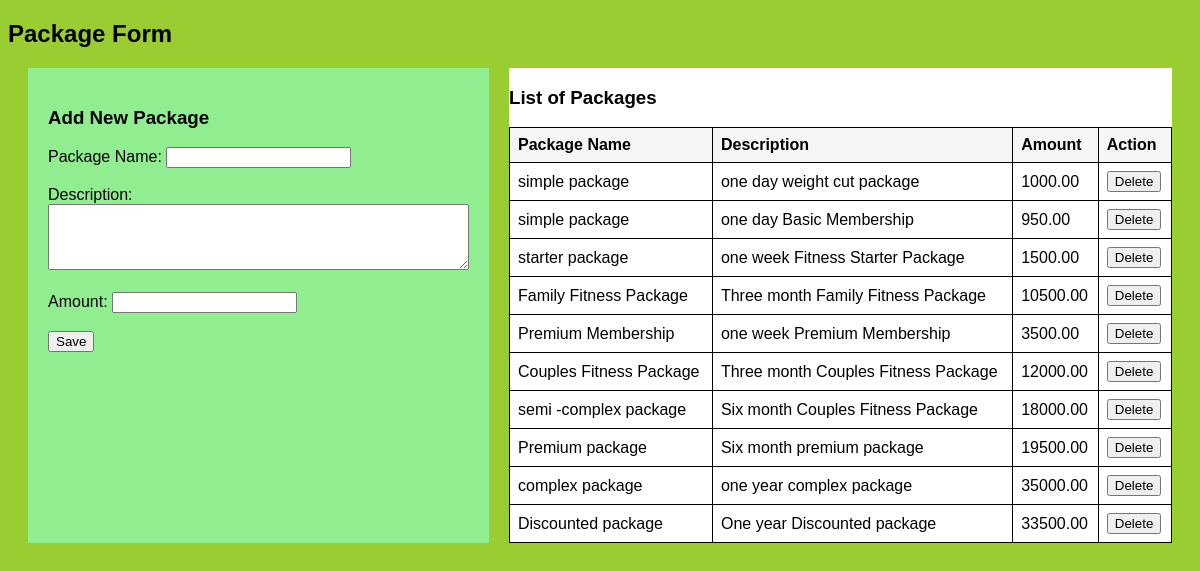
/package.php, run on the app's committed database.
### tables this page shows
CREATE TABLE `packages` (
  `package_id` int(11) NOT NULL,
  `name` varchar(255) NOT NULL,
  `description` varchar(255) NOT NULL,
  `amount` decimal(10,2) NOT NULL
);

### package.php (the view, shortened to what this page needs)
<!DOCTYPE html>
<html lang="en">
<head>
</head>
<body>
    <h2>Package Form</h2>
    <div class="container">
        <div class="form-container">
            <h3>Add New Package</h3>
            <form action="process_package.php" method="post" onsubmit="return validateForm()">
                <label for="name">Package Name:</label>
                <input type="text" name="name" id="name" required><br>
                <span class="error-message" id="name-error"></span><br>
                <label for="description">Description:</label><br>
                <textarea name="description" id="description" rows="4" cols="50" required></textarea><br>
                <span class="error-message" id="description-error"></span><br>
                <label for="amount">Amount:</label>
                <input type="number" name="amount" id="amount" required><br>
                <span class="error-message" id="amount-error"></span><br>
                <button type="submit">Save</button>
            </form>
        </div>
        <div class="package-list">
            <h3>List of Packages</h3>
            <table>
                <thead>
                    <tr>
                        <th>Package Name</th>
                        <th>Description</th>
                        <th>Amount</th>
                        <th>Action</th>
                    </tr>
                </thead>
                <tbody>
                    <?php
                    $host = "localhost";
                    $username_db = "root";
                    $password_db = "";
                    $database = "thegymdb";
                    $con = mysqli_connect($host, $username_db, $password_db, $database);
                    if (!$con) {
                        echo "<tr><td colspan='4'>Failed to connect to the database</td></tr>";
                    } else {
$query = "SELECT * FROM packages";
$result = mysqli_query($con, $query);
if (mysqli_num_rows($result) > 0) {
    while ($row = mysqli_fetch_assoc($result)) {
        echo "<tr id='package-" . $row['package_id'] . "'>";
        echo "<td>{$row['name']}</td>";
        echo "<td>{$row['description']}</td>";
        echo "<td>{$row['amount']}</td>";
        echo "<td><button onclick=\"deletePackage({$row['package_id']})\">Delete</button></td>";
        echo "</tr>";
    }
} else {
    echo "<tr><td colspan='4'>No packages available</td></tr>";
}
                    }
                    ?>
                </tbody>
            </table>
        </div>
    </div>
</body>
</html>

### package.php (style rules this page uses)
body { background-color: yellowgreen; font-family: Arial, sans-serif; }
.container { display: flex; margin: 20px }
.form-container { flex: 0.3; margin-right: 20px; background-color: lightgreen; padding: 20px; border-radius: 0.3px; }
.package-list { flex: 3; background-color: white; }
table { width: 100%; border-collapse: collapse; }
th, td { border: 1px solid black; padding: 8px; text-align: left; }
th { background-color:whitesmoke; }

### data on the page
packages: name "simple package", description "one day weight cut package", amount "1000.00"
packages: name "simple package", description "one day Basic Membership", amount "950.00"
packages: name "starter package", description "one week Fitness Starter Package", amount "1500.00"
packages: name "Family Fitness Package", description "Three month Family Fitness Package", amount "10500.00"
packages: name "Premium Membership", description "one week Premium Membership", amount "3500.00"
packages: name "Couples Fitness Package", description "Three month Couples Fitness Package", amount "12000.00"
packages: name "semi -complex package", description "Six month Couples Fitness Package", amount "18000.00"
packages: name "Premium package", description "Six month premium package", amount "19500.00"
packages: name "complex package", description "one year complex package", amount "35000.00"
packages: name "Discounted package", description "One year Discounted package", amount "33500.00"
